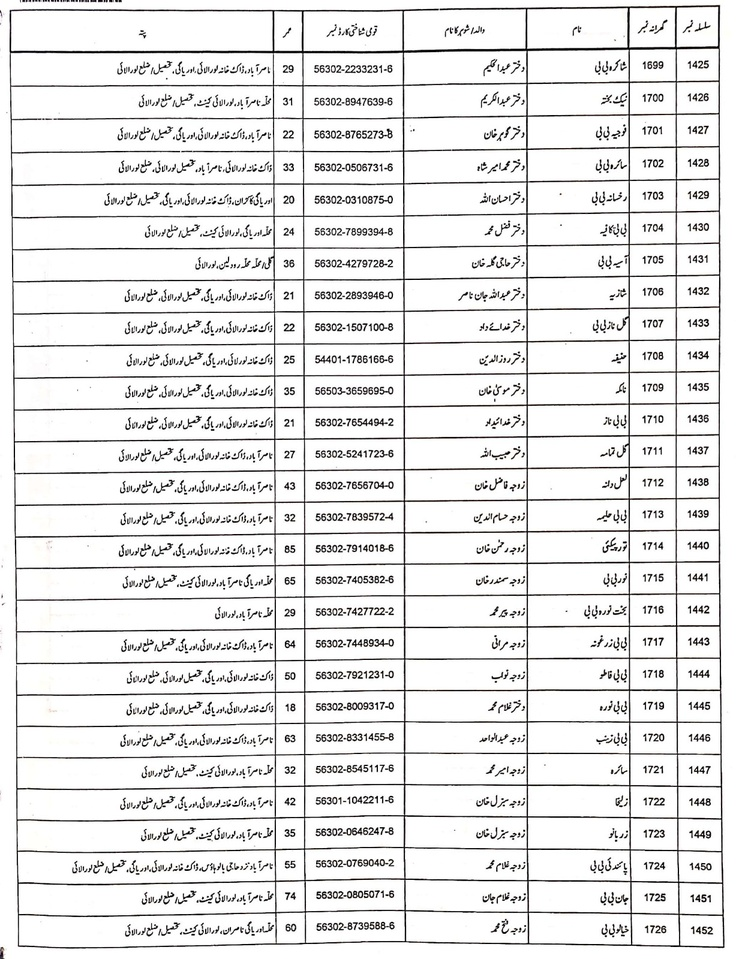
#> input picture pic.jpeg, 736 x 959 px, shrunk from 1227 x 1600 before the run
$ python test.py
#> lines starting #> are read from the running program, lines starting #| are printed output that depends on the picture; after the words box and inside, x2 and y2 are one past the last pixel; in counts of white or black regions, pixels touching at a corner belong together
# import cv2
# import numpy as np

# # Load image, grayscale, Gaussian blur, Otsu's threshold
# image = cv2.imread('pic.jpeg')
# gray = cv2.cvtColor(image, cv2.COLOR_BGR2GRAY)
# blur = cv2.GaussianBlur(gray, (3,3), 0)
# thresh = cv2.threshold(blur, 0, 255, cv2.THRESH_BINARY_INV + cv2.THRESH_OTSU)[1]

# # Detect horizontal lines
# # horizontal_kernel = cv2.getStructuringElement(cv2.MORPH_RECT, (50,1))
# # horizontal_mask = cv2.morphologyEx(thresh, cv2.MORPH_OPEN, horizontal_kernel, iterations=1)

# # Detect vertical lines
# vertical_kernel = cv2.getStructuringElement(cv2.MORPH_RECT, (1,50))
# vertical_mask = cv2.morphologyEx(thresh, cv2.MORPH_OPEN, vertical_kernel, iterations=1)
# # plot vetical line into image


# # Combine masks and remove lines
# # table_mask = cv2.bitwise_or(horizontal_mask, vertical_mask)
# # image[np.where(table_mask==255)] = [255,255,255]

# # cv2.imshow('thresh', thresh)
# # cv2.imshow('horizontal_mask', horizontal_mask)
# # cv2.imshow('vertical_mask', vertical_mask)
# # cv2.imshow('table_mask', table_mask)
# # cv2.imshow('image', image)
# cv2.waitKey()

import cv2
import numpy as np

# Load image, grayscale, Gaussian blur, Otsu's threshold
image = cv2.imread('pic.jpeg')
#> image is the input picture: shape (959, 736, 3); mean B, G, R 231.1, 231.3, 231.5
gray = cv2.cvtColor(image, cv2.COLOR_BGR2GRAY)
blur = cv2.GaussianBlur(gray, (3, 3), 0)
thresh = cv2.threshold(blur, 0, 255, cv2.THRESH_BINARY_INV + cv2.THRESH_OTSU)[1]
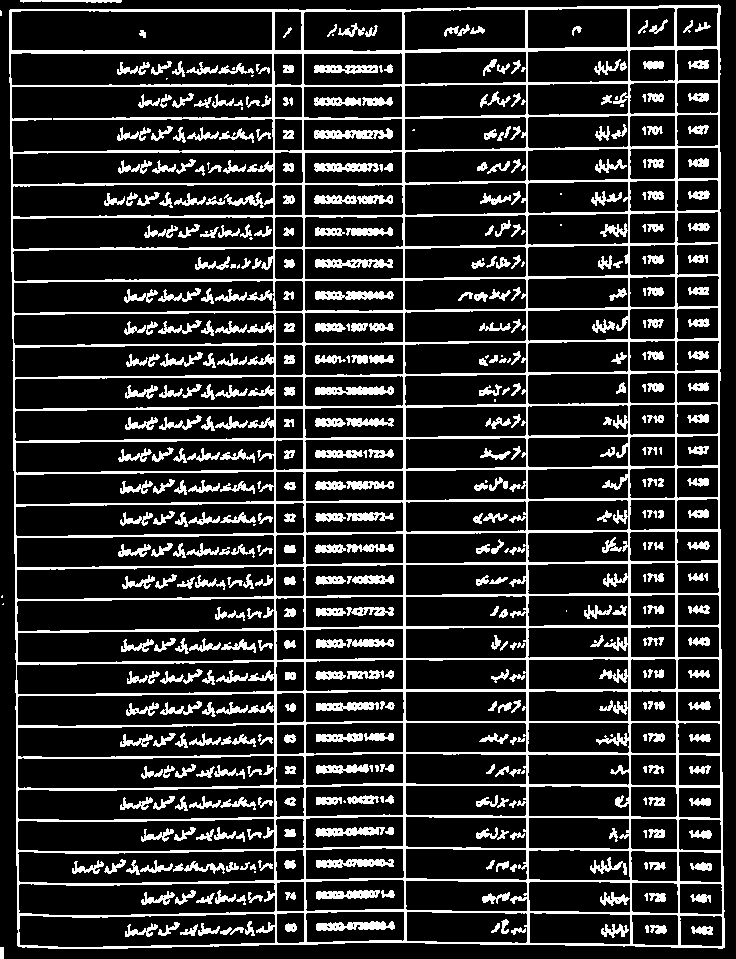
#> thresh: shape (959, 736); 18% white; 496 white regions (45 under 20 px), largest, box (x1, y1, x2, y2) and area: (9, 4, 725, 949) 74565, (314, 128, 393, 139) 567, (315, 291, 394, 300) 547

# Detect vertical lines
vertical_kernel = cv2.getStructuringElement(cv2.MORPH_RECT, (1, 50))
vertical_mask = cv2.morphologyEx(thresh, cv2.MORPH_OPEN, vertical_kernel, iterations=1)
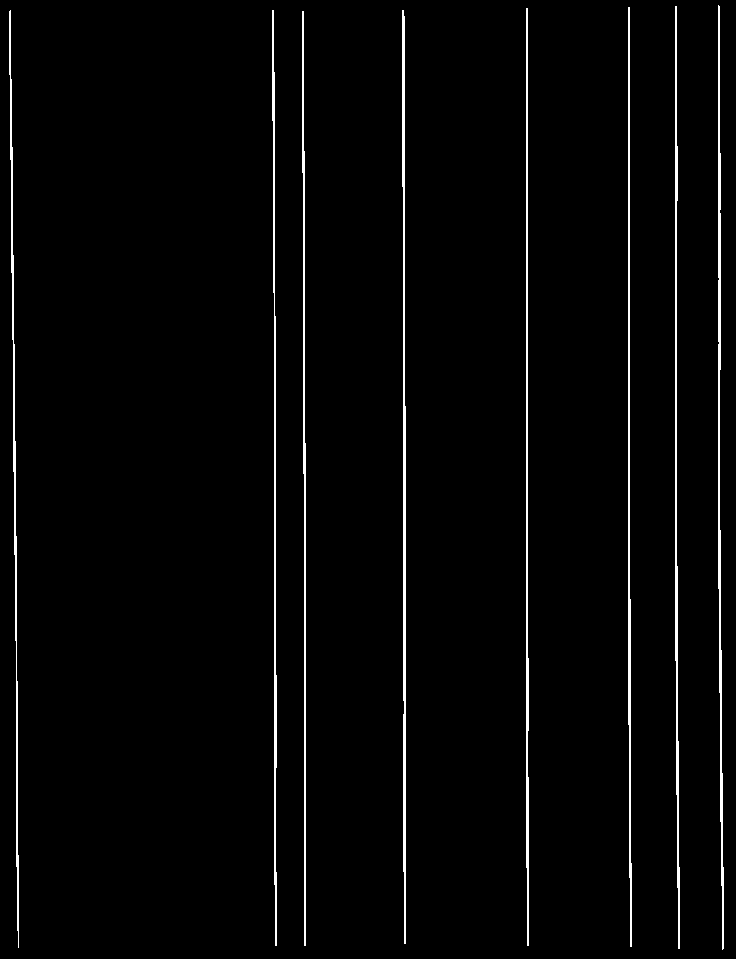
#> vertical_mask: shape (959, 736); 2.4% white in thin lines or dots

# Detect lines using HoughLinesP
lines = cv2.HoughLinesP(vertical_mask, 1, np.pi / 180, 100, minLineLength=50, maxLineGap=100)
#> lines = 36 rows, first 6: [527, 945, 527, 8], [629, 877, 629, 7], [403, 871, 403, 10], [676, 794, 676, 6], [404, 943, 404, 16], [304, 945, 304, 151]

# Sort lines by their starting x-coordinate
lines = sorted(lines, key=lambda line: line[0][0])
#> lines = 36 items, first 6: [[9, 11, 14, 353]], [[10, 154, 15, 469]], [[11, 240, 16, 583]], [[13, 458, 17, 743]], [[15, 631, 18, 859]], [[16, 790, 18, 947]]
print(len(lines))
#| 36
# Draw lines sequentially
w=0
h=0
for line in lines:
    x1, y1, x2, y2 = line[0]
    cv2.line(image, (x1, y1), (x2, y2), (0, 0, 255), 2)


    cv2.imshow("Image with Vertical Lines", image)
    cv2.waitKey(0)  # Delay for visualization (adjust as needed)
#> this loop made 36 passes
#> (x1, y1, x2, y2) on passes 1 to 12: (9, 11, 14, 353), (10, 154, 15, 469), (11, 240, 16, 583), (13, 458, 17, 743), (15, 631, 18, 859), (16, 790, 18, 947), (272, 120, 272, 10), (273, 292, 273, 10), (274, 884, 274, 72), (275, 945, 275, 316), (276, 945, 276, 872), (302, 172, 302, 11)
#> pass 1, `cv2.imshow("Image with Vertical Lines", image)`:
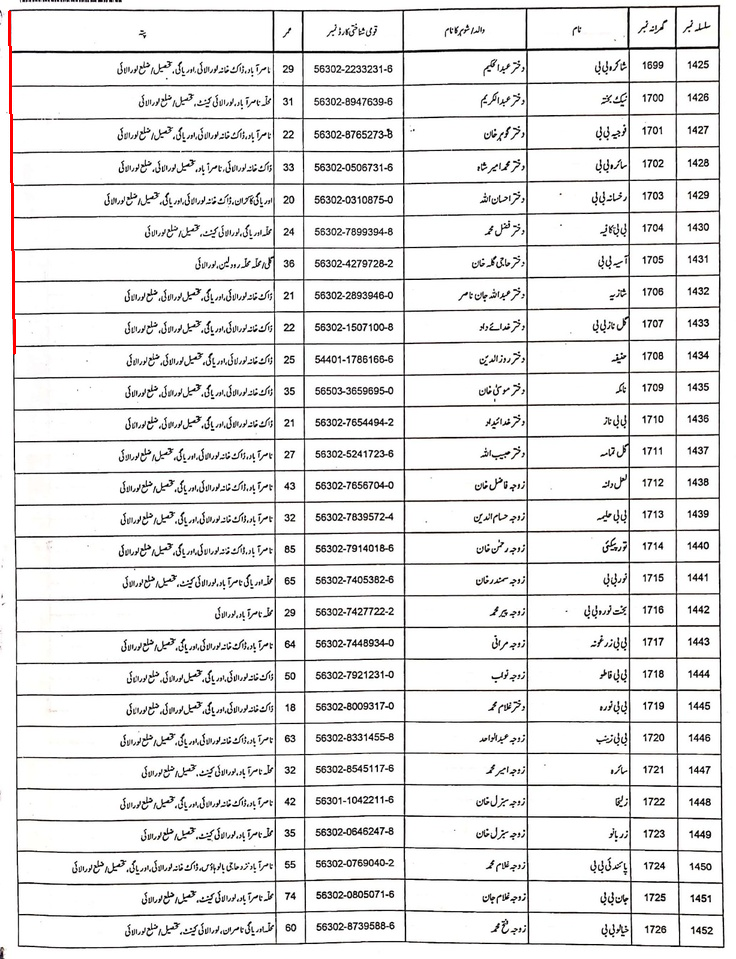
#> window 'Image with Vertical Lines': shape (959, 736, 3); mean B, G, R 230.9, 231, 231.6
#> pass 2, `cv2.imshow("Image with Vertical Lines", image)`:
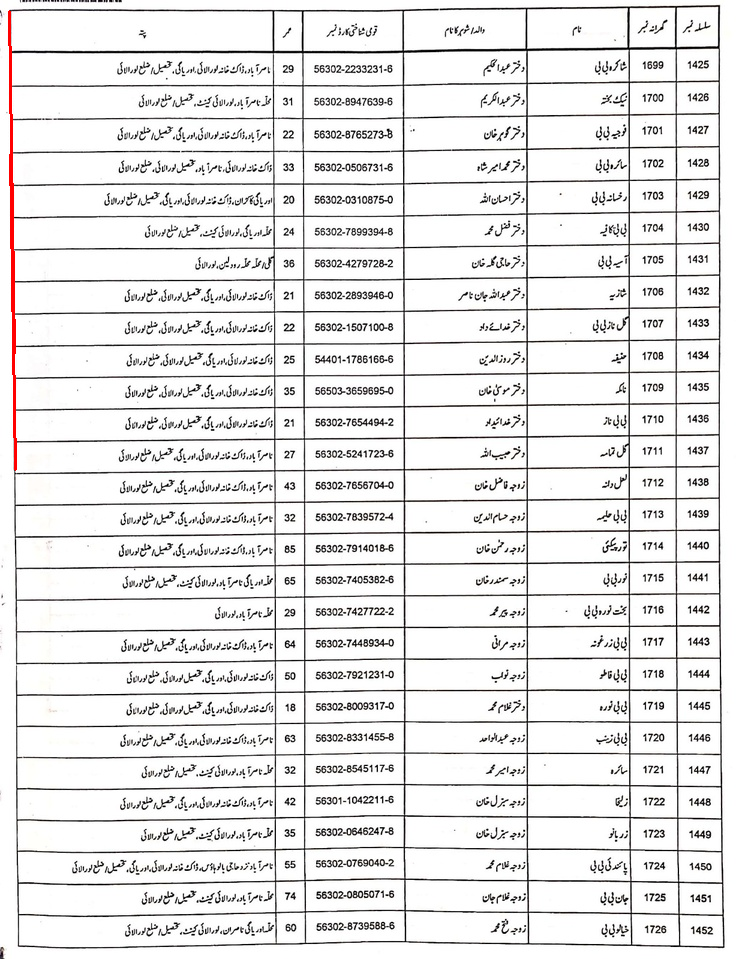
#> window 'Image with Vertical Lines': shape (959, 736, 3); mean B, G, R 230.7, 230.9, 231.7
#> after the loop:
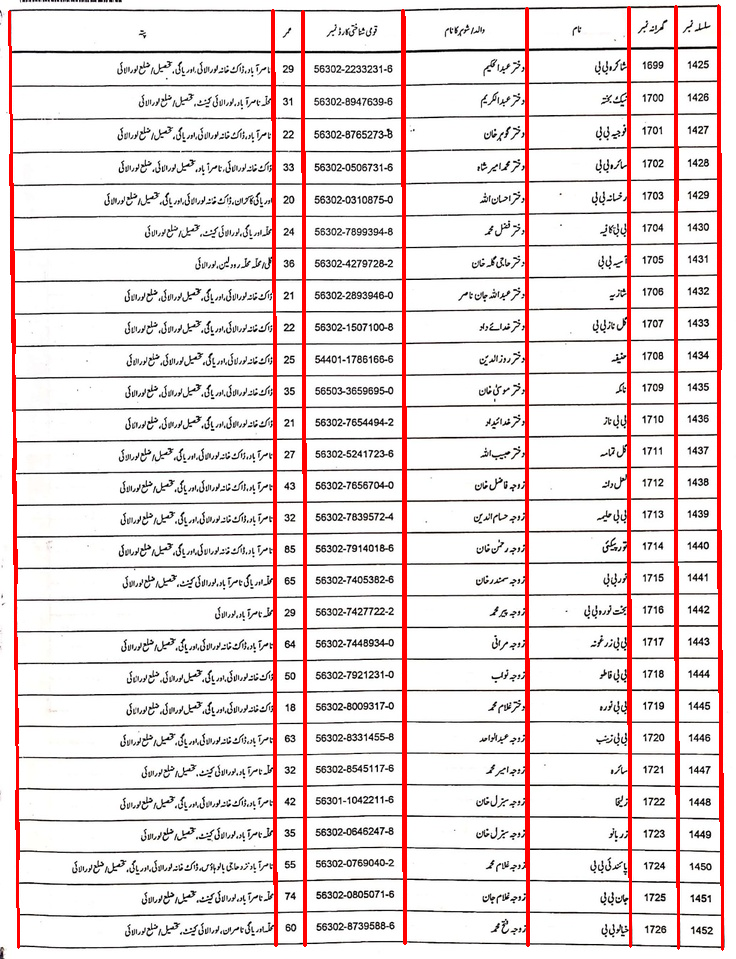
#> image: shape (959, 736, 3); 4.42% of pixels changed, all inside (x1, y1, x2, y2) = (8, 4, 724, 951)

cv2.destroyAllWindows()

# [91 lines of commented-out code are left out]

$ run again, with test.png saved as pic.jpeg
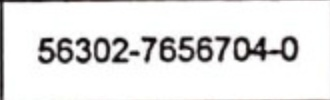
#> input picture test.png, 330 x 100 px
#> image is the input picture: shape (100, 330, 3); mean B, G, R 228, 228, 228.5
#> `thresh = cv2.threshold(blur, 0, 255, cv2.THRESH_BINARY_INV + cv2.THRES..`:
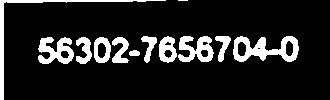
#> thresh: shape (100, 330); 13.3% white; 12 white regions (1 under 20 px), largest, box (x1, y1, x2, y2) and area: (233, 36, 299, 62) 900, (0, 0, 166, 100) 739, (38, 37, 74, 64) 605
#> vertical_mask: shape (100, 330); 1.2% white; 1 white region, box (x1, y1, x2, y2) and area: (0, 0, 4, 100) 400
#> `lines = cv2.HoughLinesP(vertical_mask, 1, np.pi / 180, 100, minLineLen..`: lines = [[0, 0, 2, 99], [3, 99, 3, 0]]
#> `lines = sorted(lines, key=lambda line: line[0][0])`: lines = [[[0, 0, 2, 99]], [[3, 99, 3, 0]]]
#| 2
#> the loop `for line in lines:` made 2 passes
#> pass 2, `cv2.imshow("Image with Vertical Lines", image)`:
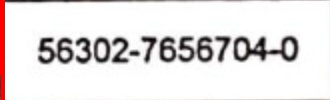
#> window 'Image with Vertical Lines': shape (100, 330, 3); mean B, G, R 226.5, 226.5, 230.6
